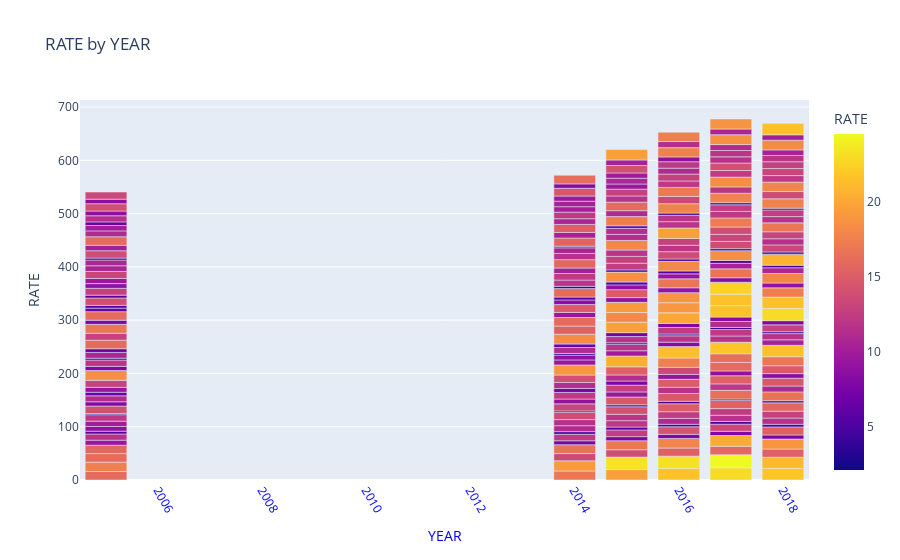

Notebook code for this chart:
### Markdown cell above
### **Bar Plot Display of Rate by Year.**

### Code cell
plt= px.bar(Df, x="YEAR", y="RATE",title="RATE by YEAR",color="RATE")
plt.update_xaxes(tickangle=60, color='blue')
plt.show()

### Figure 1 — Plotly figure (JSON) as saved in the notebook; plotly's stock layout.template omitted (floating-point values rounded to 4 significant figures; data arrays with more than 128 entries replaced by an {"elided": "..."} marker saying what was removed)
{"data": [{"alignmentgroup": "True", "hovertemplate": "YEAR=%{x}<br>RATE=%{marker.color}<extra></extra>", "legendgroup": "", "marker": {"color": {"elided": "301 float values"}, "coloraxis": "coloraxis"}, "name": "", "offsetgroup": "", "orientation": "v", "showlegend": false, "textposition": "auto", "type": "bar", "x": {"elided": "301 str values"}, "xaxis": "x", "y": {"elided": "301 float values"}, "yaxis": "y"}], "layout": {"barmode": "relative", "coloraxis": {"colorbar": {"title": {"text": "RATE"}}, "colorscale": [[0, "#0d0887"], [0.1111, "#46039f"], [0.2222, "#7201a8"], [0.3333, "#9c179e"], [0.4444, "#bd3786"], [0.5556, "#d8576b"], [0.6667, "#ed7953"], [0.7778, "#fb9f3a"], [0.8889, "#fdca26"], [1, "#f0f921"]]}, "legend": {"tracegroupgap": 0}, "title": {"text": "RATE by YEAR"}, "xaxis": {"anchor": "y", "color": "blue", "domain": [0, 1], "tickangle": 60, "title": {"text": "YEAR"}}, "yaxis": {"anchor": "x", "domain": [0, 1], "title": {"text": "RATE"}}}}
